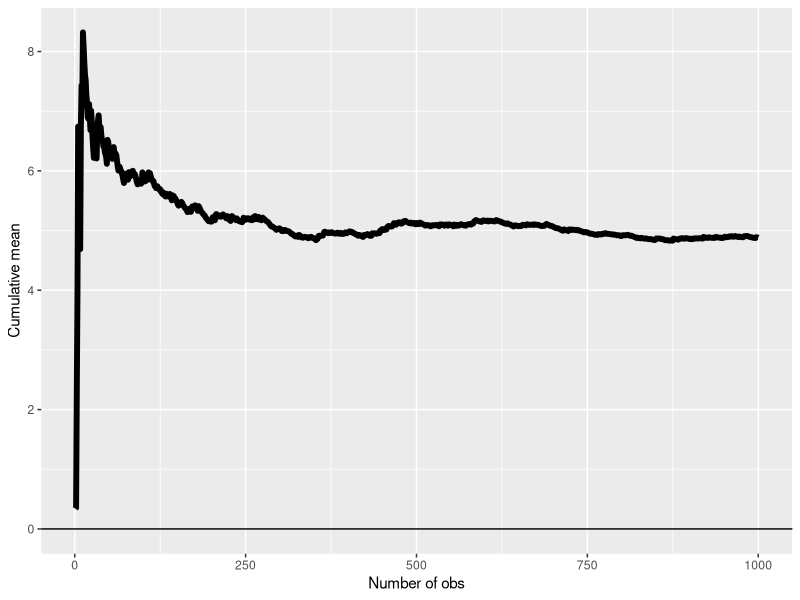
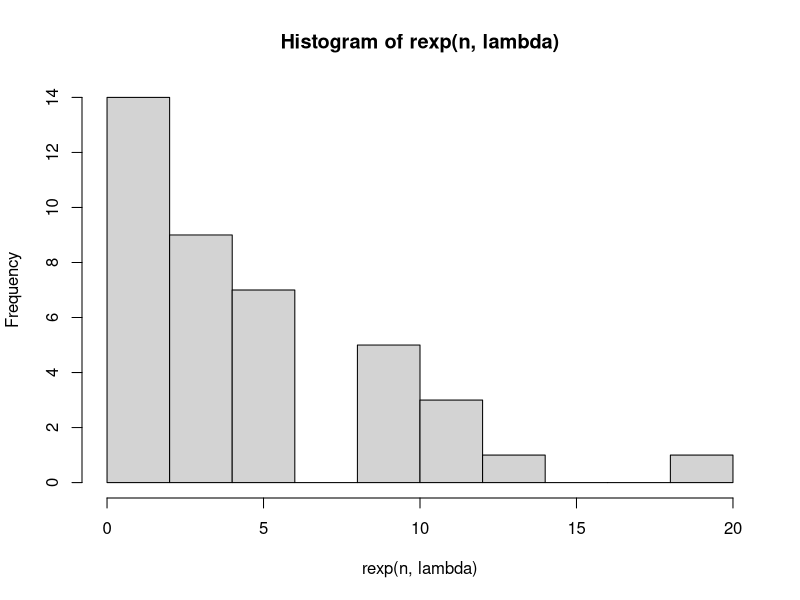
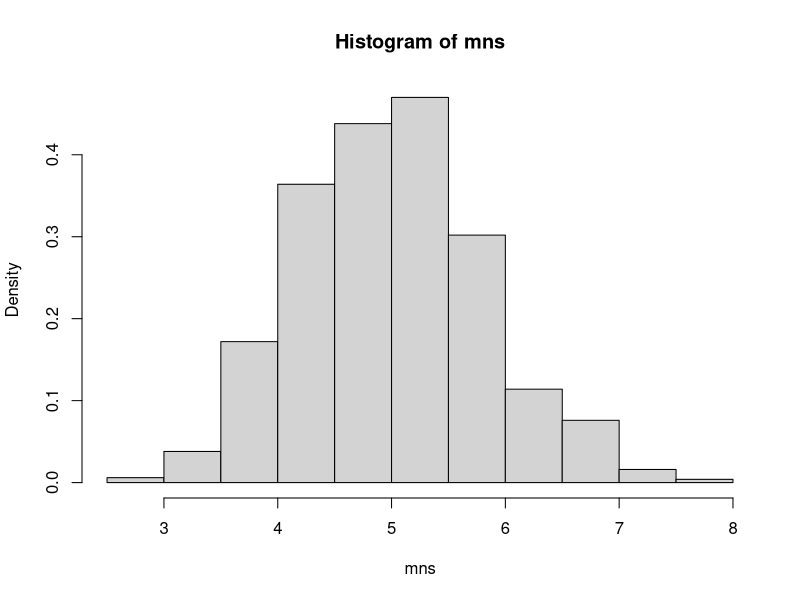

R code for these plots, in order: (Note: this script raises an error after producing the figures.)
#statistical inference course project
##Law of large numbers on Exponential distirbution

n <- 1000; means <- cumsum(rexp(n,0.2)) / (1  : n); library(ggplot2)
g <- ggplot(data.frame(x = 1 : n, y = means), aes(x = x, y = y)) 
g <- g + geom_hline(yintercept = 0) + geom_line(size = 2) 
g <- g + labs(x = "Number of obs", y = "Cumulative mean")
g

##exponential distribution with lambda = 0.2
##mean = stdev = 1/lambda
lambda = 0.2
n = 40
hist(rexp(n,lambda))
mns = NULL
for (i in 1 : 1000) mns = c(mns, mean(rexp(n,lambda)))
hist(mns,prob=TRUE)
geom_histogram(data=mns)
hist(mns, density=30, breaks=20, prob=TRUE, 
     xlab="x-variable", ylim=c(0, 1), 
     main="normal curve over histogram")
m = 1/lambda
ssdev = 1/lambda/sqrt(n)
curve(dnorm(x, mean=m, sd=ssdev), 
      col="darkblue", lwd=2, add=TRUE, yaxt="n")
g <- ggplot(mns, aes(x = x, fill = size)) + geom_histogram(alpha = .20, binwidth=.3, colour = "black", aes(y = ..density..)) 
g <- g + stat_function(fun = dnorm, size = 2)
g
ggplot() +  
  geom_histogram(data=mns, ...) +  
  geom_line(data=dnorm, ...)  


qqnorm()/qqline() 

##fitting a line
X <- c(rep(65, times=5), rep(25, times=5), rep(35, times=10), rep(45, times=4))
hist(mns, prob=TRUE)            # prob=TRUE for probabilities not counts
lines(density(mns))             # add a density estimate with defaults
lines(density(mns, adjust=2), lty="dotted")   # add another "smoother" density
stat_function(fun = dnorm, size = 2)


##lecture code for showing CLT
nosim <- 1000
cfunc <- function(x, n) sqrt(n) * (mean(x) - 3.5) / 1.71
dat <- data.frame(
  x = c(apply(matrix(sample(1 : 6, nosim * 10, replace = TRUE), 
                     nosim), 1, cfunc, 10),
        apply(matrix(sample(1 : 6, nosim * 20, replace = TRUE), 
                     nosim), 1, cfunc, 20),
        apply(matrix(sample(1 : 6, nosim * 30, replace = TRUE), 
                     nosim), 1, cfunc, 30)
  ),
  size = factor(rep(c(10, 20, 30), rep(nosim, 3))))
g <- ggplot(dat, aes(x = x, fill = size)) + geom_histogram(alpha = .20, binwidth=.3, colour = "black", aes(y = ..density..)) 
g <- g + stat_function(fun = dnorm, size = 2)
g
##sim 2
nosim <- 1000
cfunc <- function(x, n) 2 * sqrt(n) * (mean(x) - 0.5) 
dat <- data.frame(
  x = c(apply(matrix(sample(0:1, nosim * 10, replace = TRUE), 
                     nosim), 1, cfunc, 10),

  ),
  size = factor(rep(c(10), rep(nosim, 1))))
g <- ggplot(dat, aes(x = x, fill = size)) + geom_histogram(binwidth=.3, colour = "black", aes(y = ..density..)) 
g <- g + stat_function(fun = dnorm, size = 2)
g + facet_grid(. ~ size)
g + facet_grid(. ~ size)


##posisson
lambdavals <- seq(0.005, 0.10, by = .01); nosim <- 1000
t <- 1000
coverage <- sapply(lambdavals, function(lambda){
  lhats <- rpois(nosim, lambda = lambda * t) / t
  ll <- lhats - qnorm(.975) * sqrt(lhats / t)
  ul <- lhats + qnorm(.975) * sqrt(lhats / t)
  mean(ll < lambda & ul > lambda)
})
ggplot(data.frame(lambdavals, coverage), aes(x = lambdavals, y = coverage)) + geom_line(size = 2) + geom_hline(yintercept = 0.95) + ylim(0, 1.0)
